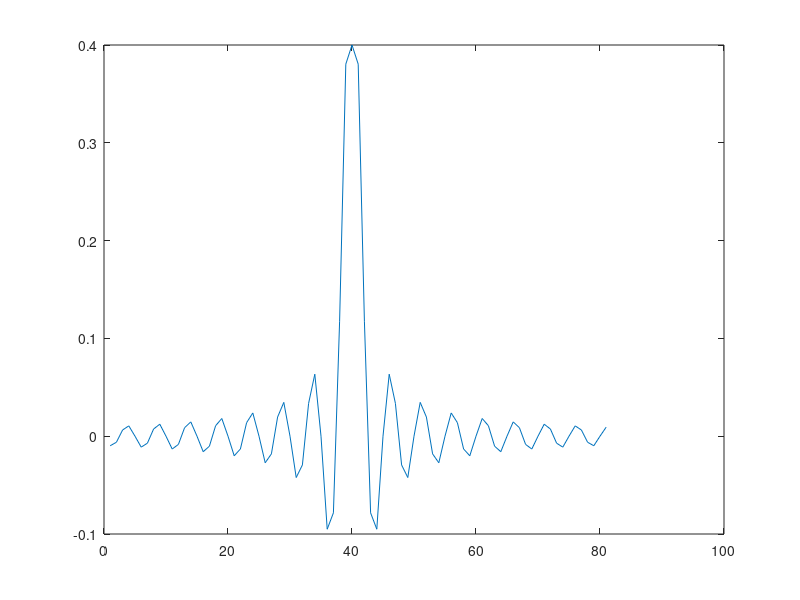
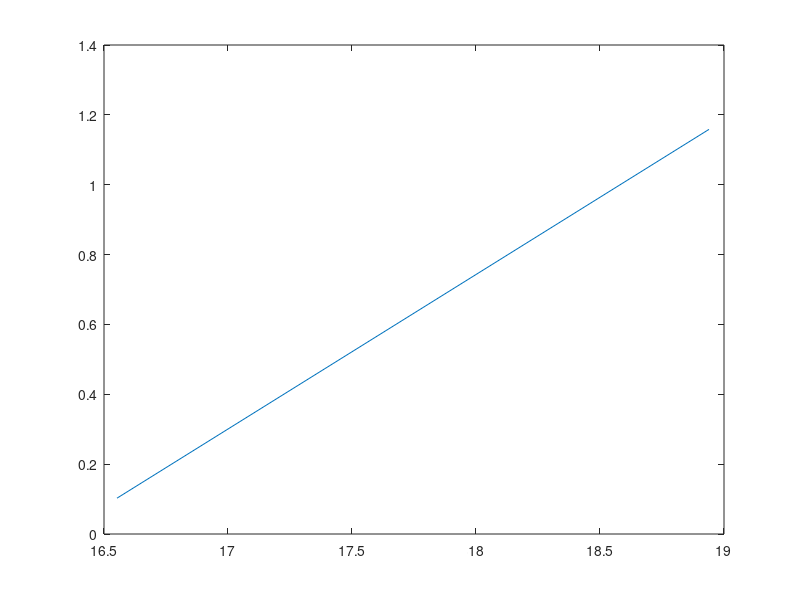
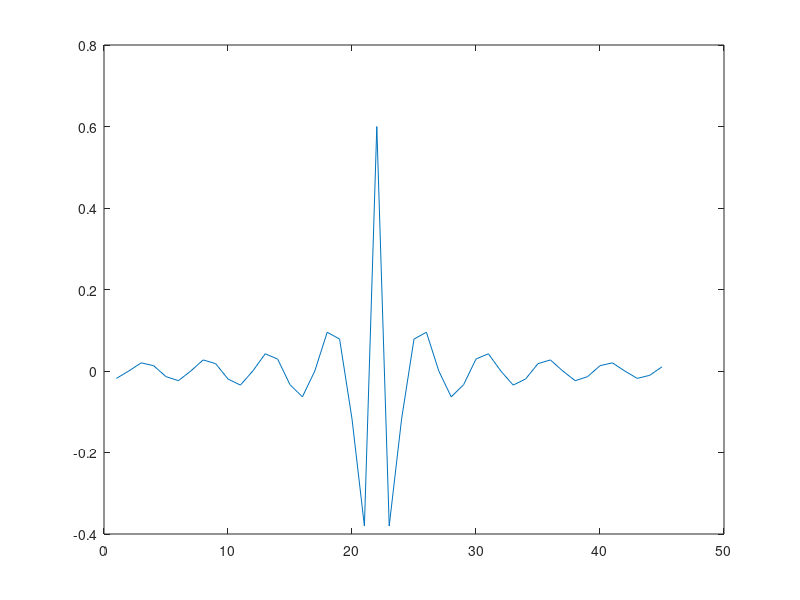
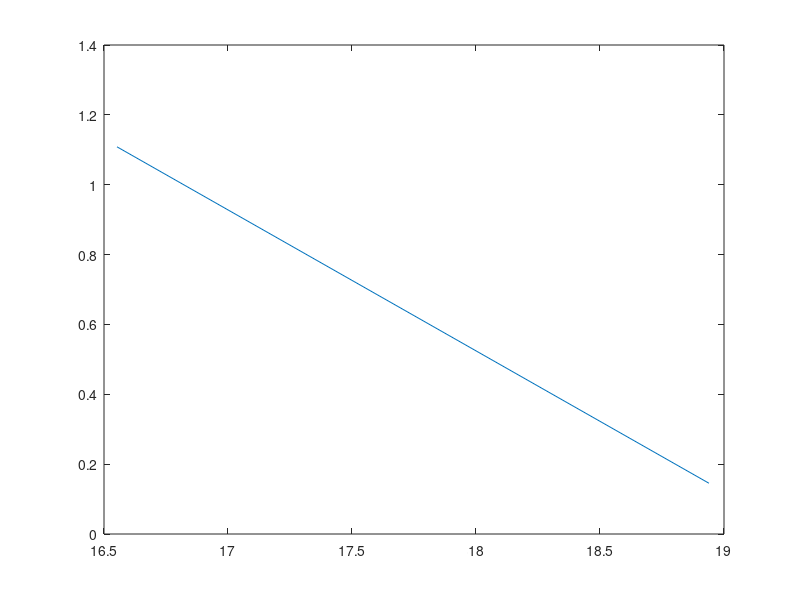

These charts were generated, in order, by the following MATLAB code: (Note: this script raises an error after producing the figures.)
%% T1.1

wc=0.4*pi;
N=[81 61 41 21];
%N=21;
selector=1;
n=1:N(selector);

h=wc*sin(wc*(n-(N(selector)-1)/2))./(pi.*(n-(N(selector)-1)/2));
h((N(selector)-1)/2)=wc/pi;
figure;
plot(n,h);

[H,w]=freqz(h,1, 'whole');
figure;
plot(w(1:end/2)/2/pi,abs(H(1:end/2)));

%% T1.3
N = 45;
wc=0.4*pi;
n=1:N;
h=-wc*sin(wc*(n-(N-1)/2))./(pi.*(n-(N-1)/2));
h((N-1)/2)=1 - wc/pi;
figure;
plot(n,h);


[H,w]=freqz(h,1, 'whole');
figure;
plot(w(1:end/2)/2/pi,abs(H(1:end/2)));

%% T1.4
orderLP = kaiserord( [2000 2500], [1 0], [0.005 0.005], 10000 )

%% T1.5
orderBP = kaiserord( [1200 1800 3600 4200], [0 1 0], [0.02 0.1 0.02], 12000 )

%% T1.6
orderLPPM = firpmord( [2000 2500], [1 0], [0.005 0.005], 10000 )

%% T1.7
orderSampling = kaiserord( [2000 2500], [1 0], [0.005 0.005], 20000 )
orderRipple = kaiserord( [2000 2500], [1 0], [0.002 0.002], 10000 )
orderEdge = kaiserord( [2300 2500], [1 0], [0.005 0.005], 10000 )
%% T1.8
passbandFreq = 2 / 10;
stopbandFreq = 2.5 / 10;
cutFreq = (passbandFreq + stopbandFreq) / 2;
passRipple = 0.005;
stopRipple = 0.005;
order = orderLP;
while (1)
    LpFilterHAM=fir1(order,cutFreq*2);
    [H,w]=freqz(LpFilterHAM,1,1000, 'whole');
    H = abs(H);
    f = w / 2 / pi;
    if ((max(abs(1 - H(1:201))) < passRipple) && (max(abs(H(251:500))) < stopRipple))
        break        
    else
        order = order + 1;
    end
end
finalorderHamming = order
figure;
plot(f(1:end/2),H(1:end/2),'.');
xlabel('Normalized frequency')
ylabel('Magnitude response')

%% T.9
passbandFreq = 2 / 10;
stopbandFreq = 2.5 / 10;
cutFreq = (passbandFreq + stopbandFreq) / 2;
passRipple = 0.005;
stopRipple = 0.005;
order = orderLP;
while (1)
    LpFilterHAN=fir1(order,cutFreq*2,hann(order+1));
    [H,w]=freqz(LpFilterHAN,1,1000, 'whole');
    H = abs(H);
    f = w / 2 / pi;
    if ((max(abs(1 - H(1:201))) < passRipple) && (max(abs(H(251:500))) < stopRipple))
        break        
    else
        order = order + 1;
    end
end
finalorderHanning = order
figure;
plot(f(1:end/2),H(1:end/2),'.');
xlabel('Normalized frequency')
ylabel('Magnitude response')

%%
passbandFreq = 2 / 10;
stopbandFreq = 2.5 / 10;
cutFreq = (passbandFreq + stopbandFreq) / 2;
passRipple = 0.005;
stopRipple = 0.005;
order = orderLP;
while (1)
    LpFilterREC=fir1(order,cutFreq*2,rectwin(order+1));
    [H,w]=freqz(LpFilterREC,1,1000, 'whole');
    H = abs(H);
    f = w / 2 / pi;
    if ((max(abs(1 - H(1:201))) < passRipple) && (max(abs(H(251:500))) < stopRipple))
        break        
    else
        order = order + 1;
    end
end
finalorderRectangle = order
figure;
plot(f(1:end/2),H(1:end/2),'.');
xlabel('Normalized frequency')
ylabel('Magnitude response')

%% T1.10 fir2
passbandFreq = 2 / 10;
stopbandFreq = 2.5 / 10;
cutFreq = (passbandFreq + stopbandFreq) / 2;
passRipple = 0.005;
stopRipple = 0.005;
fr=[0 cutFreq*2 cutFreq*2 1];
amp=[1 1 0 0];
order = orderLP;
while (1)
    LpFilterFreq=fir2(order,fr,amp);
    [H,w]=freqz(LpFilterFreq,1,1000, 'whole');
    H = abs(H);
    f = w / 2 / pi;
    if ((max(abs(1 - H(1:201))) < passRipple) && (max(abs(H(251:500))) < stopRipple))
        break        
    else
        order = order + 1;
    end
end
finalorder = order
figure;
plot(fr/2, amp, f(1:end/2), H(1:end/2),'.');
lgs = {'Ideal','fir2 default'};
legend(lgs)
xlabel('Normalized frequency')
ylabel('Magnitude response')

%% firpm
passbandFreq = 2 / 10;
stopbandFreq = 2.5 / 10;
cutFreq = (passbandFreq + stopbandFreq) / 2;
passRipple = 0.005;
stopRipple = 0.005;
fr=[0 passbandFreq*2 stopbandFreq*2 1];
amp=[1 1 0 0];
order = orderLP;
while (1)
    LpFilterPM=firpm(order,fr,amp);
    [H,w]=freqz(LpFilterPM,1,1000, 'whole');
    H = abs(H);
    f = w / 2 / pi;
    if ((max(abs(1 - H(1:201))) < passRipple) && (max(abs(H(251:500))) < stopRipple))
        order = order - 1;     
    else
        order = order + 1;
        break
    end
end
LpFilterPM=firpm(order,fr,amp);
[H,w]=freqz(LpFilterPM,1,1000, 'whole');
H = abs(H);
f = w / 2 / pi;
finalorder = order
figure;
plot(f(1:end/2),H(1:end/2),'.');
xlabel('Normalized frequency')
ylabel('Magnitude response')

%% T1.11

%% Phase Hamming
fvtool(LpFilterHAM);

%% Phase Hanning
fvtool(LpFilterHAN);

%% Phase Rectangle
fvtool(LpFilterREC);

%% Phase frequency sampling
fvtool(LpFilterFreq);

%% Phase PM
fvtool(LpFilterPM);
